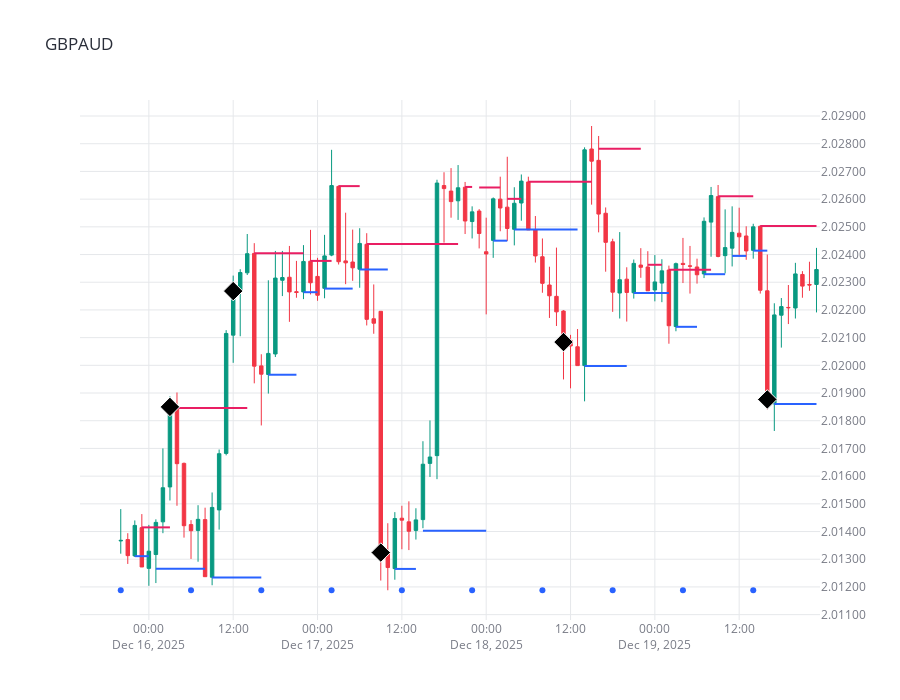

Here is the notebook cell this chart was saved with:
### Code cell
import sys
import os
from datetime import datetime
from dotenv import load_dotenv
original_stdout = sys.stdout
original_stderr = sys.stderr
sys.stdout = open(os.devnull, 'w')
sys.stderr = open(os.devnull, 'w')
dotenv_path = os.path.abspath(os.path.join("..", ".env"))
load_dotenv(dotenv_path)

os.environ['ZONE_INVERSION_MARGIN_MICROPIPS'] = '110'  # Zones Tuning
os.environ['BREAKOUT_MIN_STRENGTH_MICROPIPS'] = '100'  # Breakout Tuning
os.environ['MIN_RISK_DISTANCE_MICROPIPS'] = '0.001'

notebook_dir = os.getcwd()
if os.path.basename(notebook_dir) == "notebooks":
    parent_dir = os.path.abspath("..")
    if parent_dir not in sys.path:
        sys.path.insert(0, parent_dir)
from src.utils.config import Config
from src.models.timeframe import Timeframe
from src.utils.plot import plotly_plot
from main import backtesting

Config.show_debug_logs = True
# Tuning
# Config.zone_inversion_margin_micropips = 0 # Zones Tuning
# Config.breakout_min_strength_micropips = 100 # Breakout Tuning: We to break at least X amount of micropips in order to consider a breakout as valid
# Config.min_risk_distance_micropips = 0 


max_candles = 300
symbols = ['GBPJPY']
timeframe = Timeframe.M15
start_date = datetime(2025, 12, 1, 13, 10, 0)
end_date = datetime.now()



cerebro, data = backtesting(
        symbols=symbols,
        timeframe=timeframe,
        start_date=start_date,
        end_date=end_date,
        max_candles=max_candles
    )
for symbol_index, (symbol, pair_data) in enumerate(data.items()):
    plotly_plot(cerebro, pair_data, symbol, symbol_index=symbol_index, height=700)
